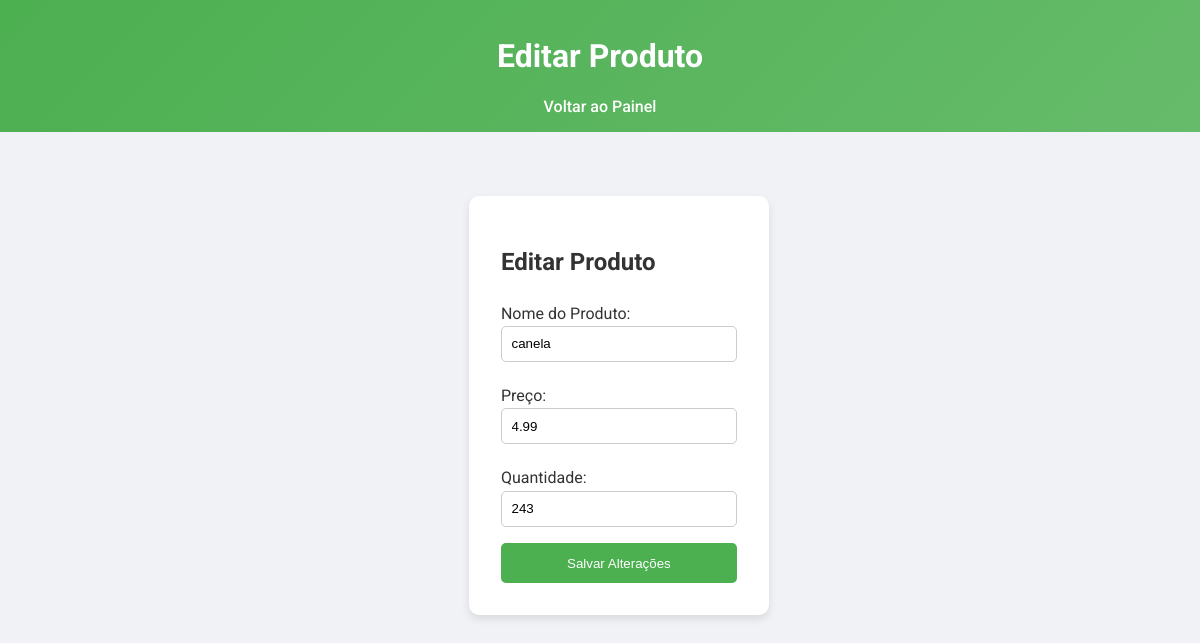
Page /admin/edit/2 (signed in) on the earlier database version.
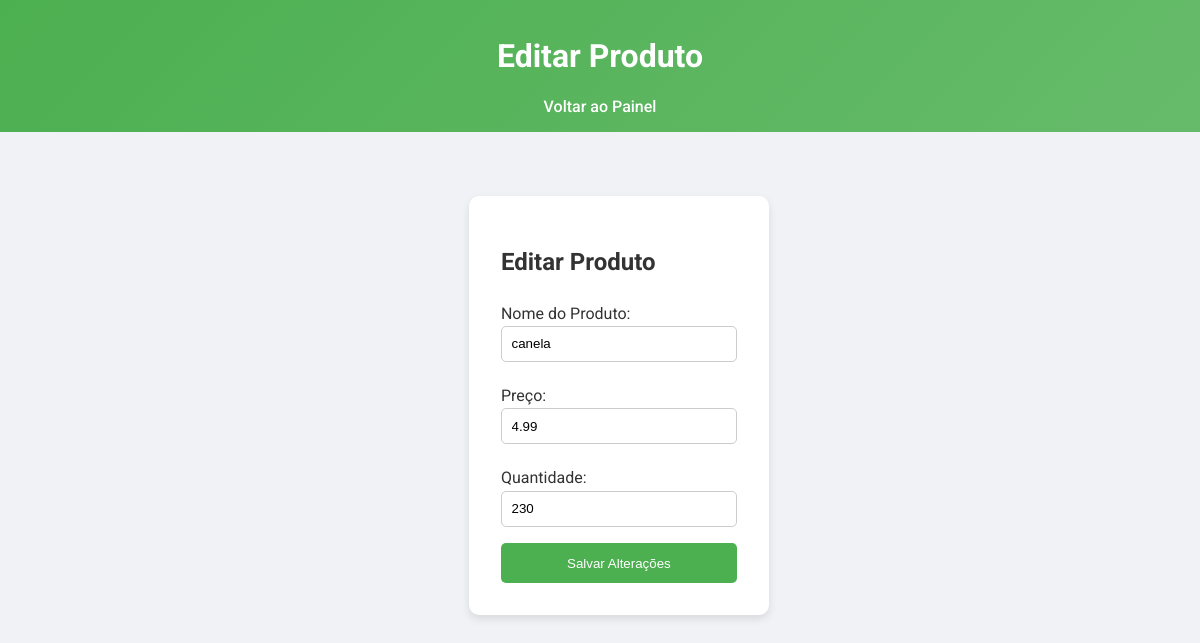
Same page on the later database version.
### tables this page shows
CREATE TABLE produtos (
                                    id INTEGER PRIMARY KEY AUTOINCREMENT,
                                    nome TEXT NOT NULL,
                                    preco REAL NOT NULL,
                                    quantidade INTEGER NOT NULL DEFAULT 0,
                                    username TEXT NOT NULL);

### controllers.py (the view, shortened to what this page needs)
@bp.route('/admin/edit/<int:produto_id>', methods=['GET', 'POST'])
def edit_produto(produto_id):
    if 'username' not in session:
        return redirect(url_for('bp.login'))
    produto = Produto.obter_por_id(produto_id)
    if not produto:
        return "Produto não encontrado."
    return render_template('edit.html', produto=produto)

### models.py (called while the page is built)
    @staticmethod
    def get_connection():
        return sqlite3.connect(db_path)

    @staticmethod
    def obter_por_id(produto_id):
        with DatabaseManager.get_connection() as conn:
            cursor = conn.cursor()
            cursor.execute("SELECT * FROM produtos WHERE id = ?", (produto_id,))
            return cursor.fetchone()

### templates/edit.html (shortened to what this page needs)
<!DOCTYPE html>
<html lang="pt-BR">
  <head>
    <link rel="stylesheet" href="/static/style.css" />
  </head>
  <body>
    <header>
      <h1>Editar Produto</h1>
      <nav>
        <a href="/admin">Voltar ao Painel</a>
      </nav>
    </header>
    <main>
      <div class="edit-card">
        <h2>Editar Produto</h2>
        <form method="POST">
          <label for="nome">Nome do Produto:</label>
          <input type="text" id="nome" name="nome" value="{{ produto[1] }}" required />
          <label for="preco">Preço:</label>
          <input type="number" id="preco" step="0.01" name="preco" value="{{ produto[2] }}" required />
          <label for="quantidade">Quantidade:</label>
          <input type="number" id="quantidade" name="quantidade" value="{{ produto[3] }}" required />
          <button type="submit">Salvar Alterações</button>
        </form>
      </div>
    </main>
  </body>
</html>

Differences in the rows shown:
changed produtos "canela": quantidade "243" → "230"
